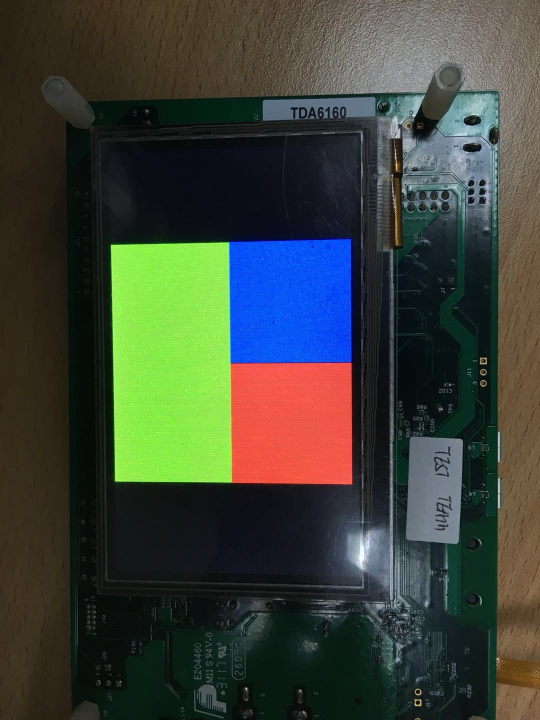
#> input picture pyopencv/pxp_rgb.jpg, 1080 x 1440 px (shown at 1/2 size)
$ python image_sobel.py   (Python 2 division)   (older library calls are emulated)
#> lines starting #> are read from the running program, lines starting #| are printed output that depends on the picture
#! usr/bin/python
#coding=utf-8

# import numpy as np
import cv2
import numpy as np
from matplotlib import pyplot as plt

# Load an color image in grayscale
img = cv2.imread('../pxp_rgb.jpg')
#> img is the input picture: shape (1440, 1080, 3); mean B, G, R 56.3, 66.5, 60.2
img = cv2.cvtColor(img, cv2.COLOR_BGR2RGB)
img = cv2.cvtColor(img, cv2.COLOR_RGB2GRAY)
#> img: shape (1440, 1080)
img = cv2.GaussianBlur(img, (3,3), 0)
img=cv2.equalizeHist(img)
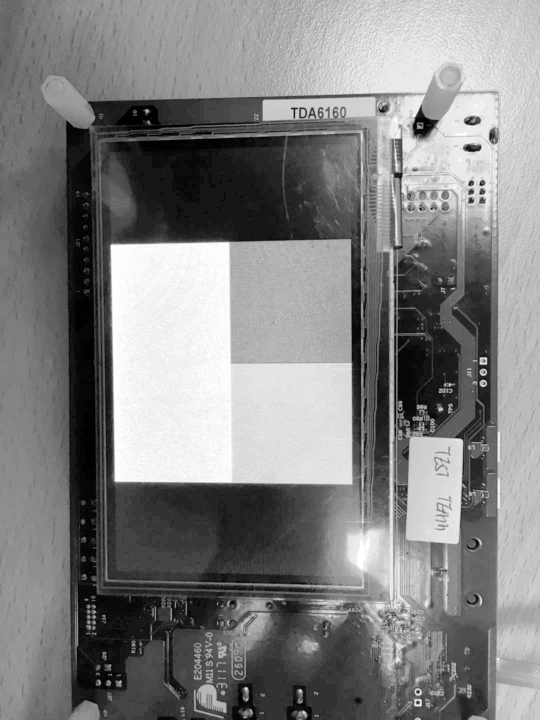
#> img: shape (1440, 1080) (shown at 1/2 size); min 0, max 255, mean 128.9
plt.subplot(2,3,1),plt.imshow(img,'gray')#默认彩色，另一种彩色bgr

# sobel x
sobelx = cv2.Sobel(img,cv2.CV_64F,1,0,ksize=3)#默认ksize=3
print sobelx
#> (printed output is left out)
sobelx = cv2.convertScaleAbs(sobelx)   # 转回uint8
print sobelx.dtype
#| uint8
print sobelx[400,400]
#| 32
plt.subplot(2,3,2),plt.imshow(sobelx,'gray')
plt.title("Sobel x"), plt.xticks([]), plt.yticks([])

# sobel y
sobely = cv2.Sobel(img,cv2.CV_64F,0,1,ksize=3)
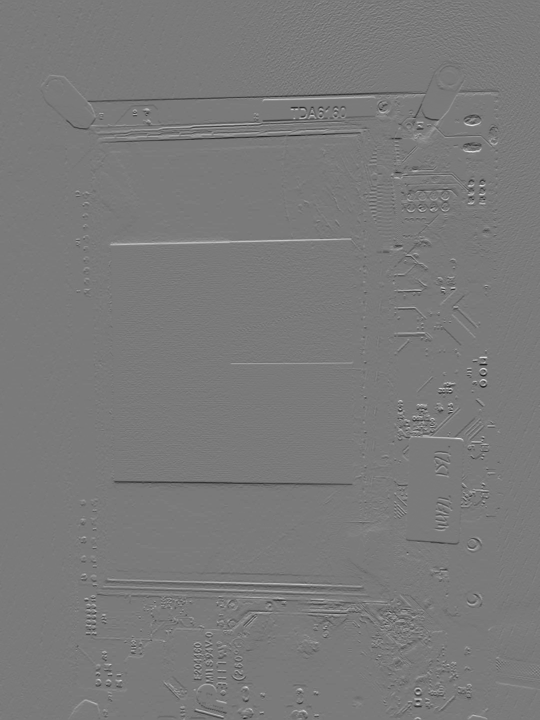
#> sobely: shape (1440, 1080) float64 (shown at 1/2 size); min -702, max 759, mean -0.5; drawn with min black and max white
sobely = cv2.convertScaleAbs(sobely)   # 转回uint8
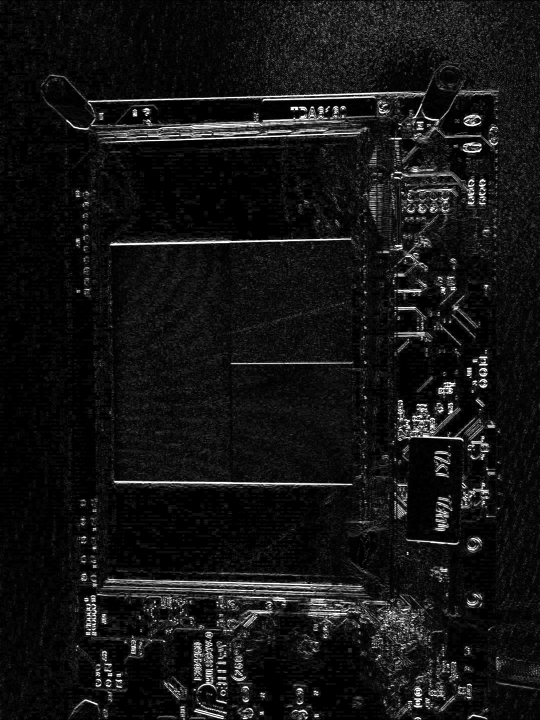
#> sobely: shape (1440, 1080) (shown at 1/2 size); min 0, max 255, mean 20
plt.subplot(2,3,3),plt.imshow(sobely,'gray')
plt.title("Sobel y"), plt.xticks([]), plt.yticks([])

# sobel x and y.
#or use addweight function.
# sobelxy = cv2.Sobel(img,cv2.CV_64F,1,1,ksize=3)
# sobelxy = cv2.convertScaleAbs(sobelxy)   # 转回uint8
sobelxy = cv2.bitwise_or(sobelx,sobely)
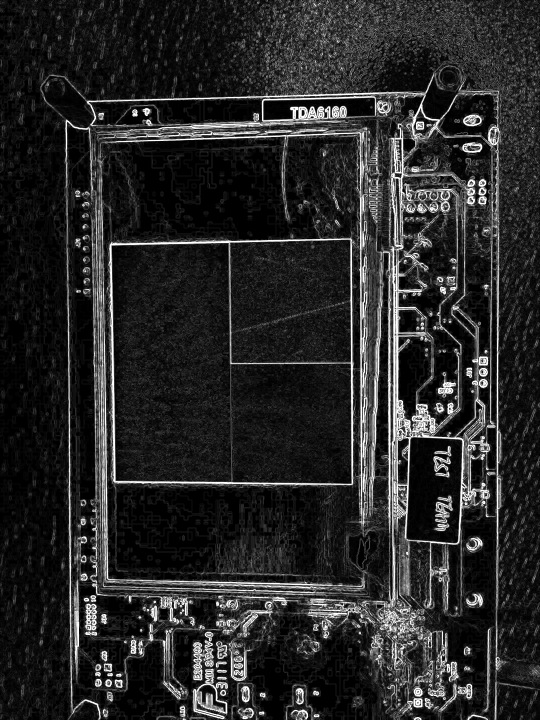
#> sobelxy: shape (1440, 1080) (shown at 1/2 size); min 0, max 255, mean 39.5
plt.subplot(2,3,4),plt.imshow(sobelxy,'gray')#默认彩色，另一种彩色bgr
plt.title("Sobel x and y"), plt.xticks([]), plt.yticks([])

# laplace
laplacian = cv2.Laplacian(img,cv2.CV_64F,ksize=3)#默认ksize=3
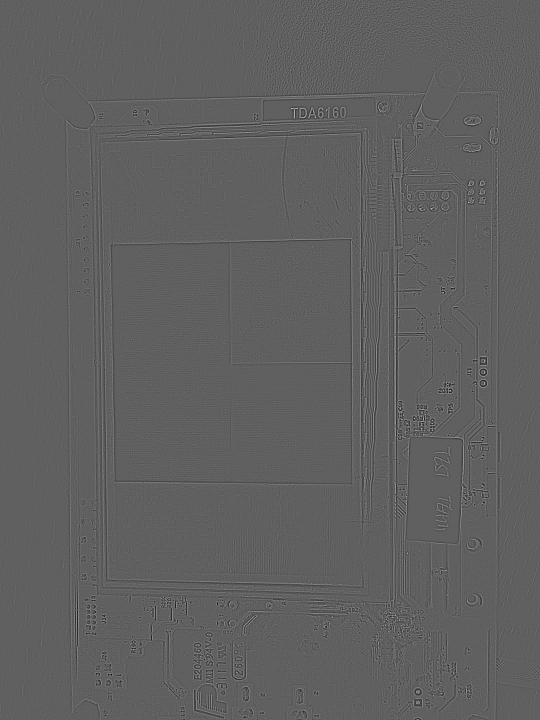
#> laplacian: shape (1440, 1080) float64 (shown at 1/2 size); min -434, max 718, mean 0; drawn with min black and max white
laplacian = cv2.convertScaleAbs(laplacian)   # 转回uint8
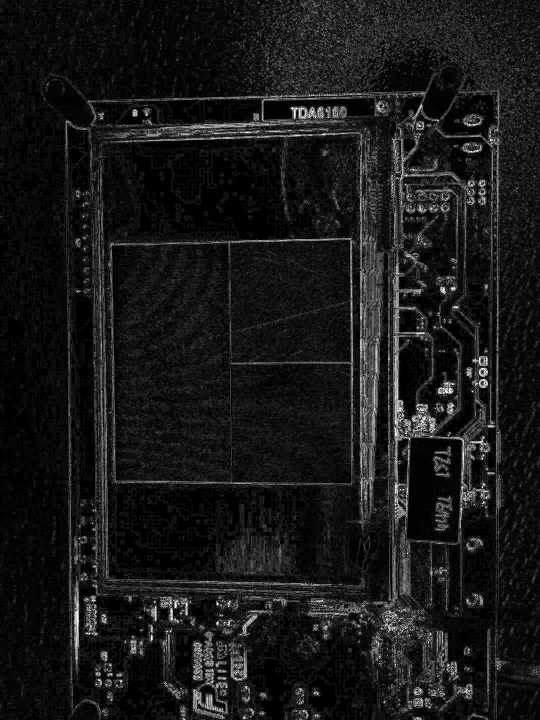
#> laplacian: shape (1440, 1080) (shown at 1/2 size); min 0, max 255, mean 24.1
plt.subplot(2,3,5),plt.imshow(laplacian,'gray')#默认彩色，另一种彩色bgr
plt.title("laplace"), plt.xticks([]), plt.yticks([])

canny = cv2.Canny(img,100,200)#其他的默认
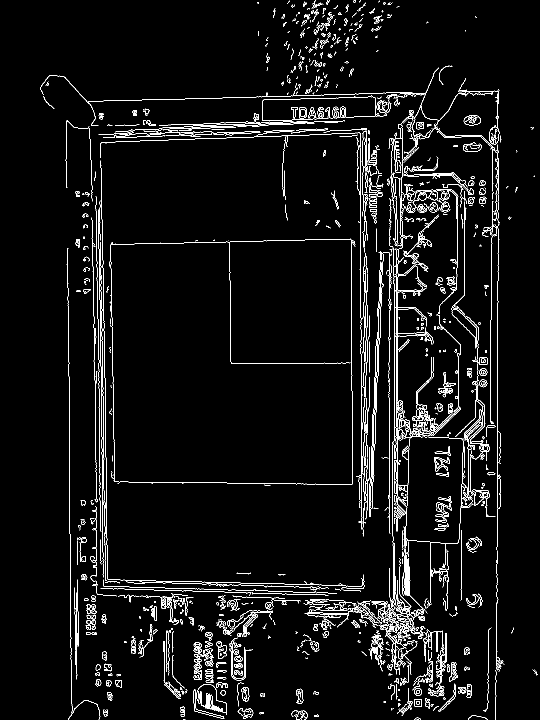
#> canny: shape (1440, 1080) (shown at 1/2 size); 4.3% white in thin lines or dots
plt.subplot(2,3,6),plt.imshow(canny, 'gray')#默认彩色，另一种彩色bgr
plt.title("Canny"), plt.xticks([]), plt.yticks([])

# [12 lines of commented-out code are left out]
wm = plt.get_current_fig_manager()
wm.window.state('zoomed')
plt.show()

$ run again, with pyopencv/lcd.jpg copied over pyopencv/pxp_rgb.jpg
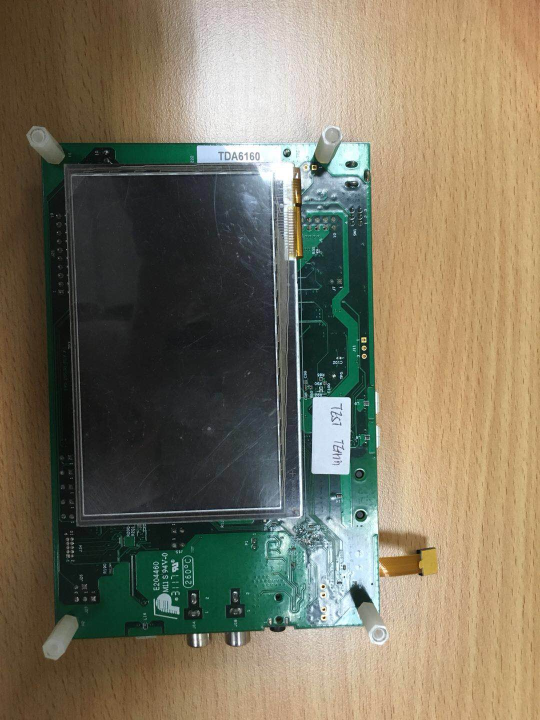
#> input picture pyopencv/lcd.jpg, 1080 x 1440 px (shown at 1/2 size)
#> img is the input picture: shape (1440, 1080, 3); mean B, G, R 95.7, 116.2, 123.6
#> `img=cv2.equalizeHist(img)`:
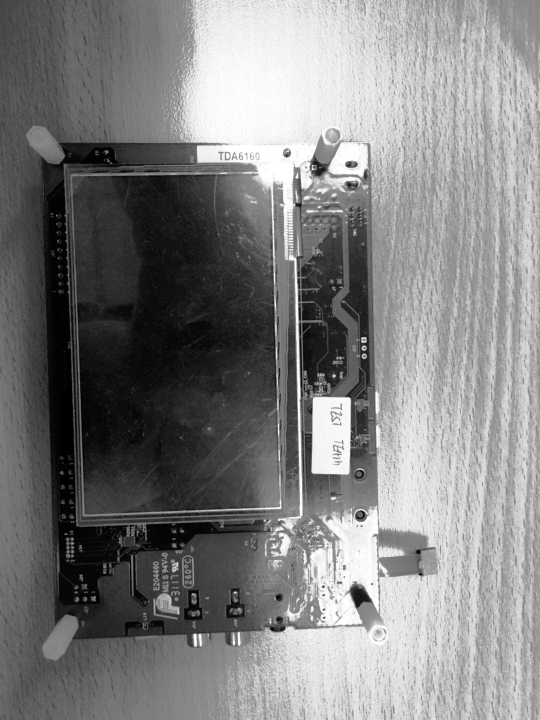
#> img: shape (1440, 1080) (shown at 1/2 size); min 0, max 255, mean 128.4
#> (printed output is left out)
#| uint8
#| 69
#> `canny = cv2.Canny(img,100,200)#其他的默认`:
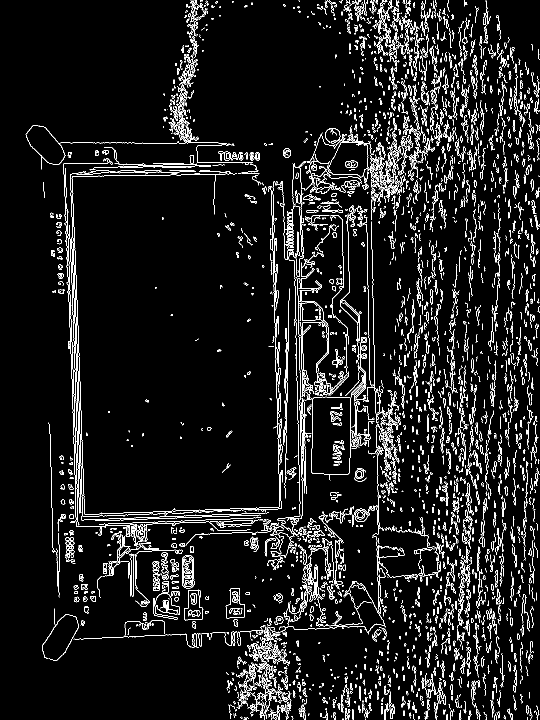
#> canny: shape (1440, 1080) (shown at 1/2 size); 6.8% white in thin lines or dots
